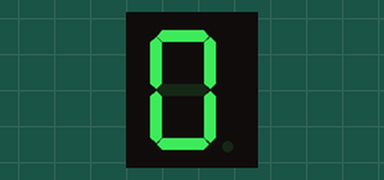
The sketch below on a simulated Arduino Uno, built with avr-gcc and run on an emulated ATmega328P. On the bench: 1-digit seven-segment display. Wiring (inferred from the names in the program): 1-digit 7-segment display, segments lit when HIGH: segments pin 2, pin 3, pin 4, pin 5, pin 6, pin 7, pin 8. The segment pins are drawn as the display they are named for.

Above: at 0.1 s.
At 0.6 s:
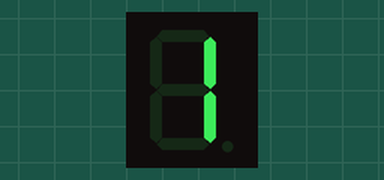
At 1.1 s:
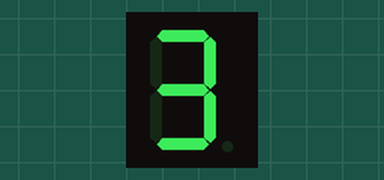

The sketch:

_7segmentosAD.ino
```cpp
//int pinA = 2;
//int pinB = 3;
//int pinC = 4;
//int pinD = 5;
//int pinE = 6;
//int pinF = 7;
//int pinG = 8;

int segmentos[7] = {2, 3, 4, 5, 6, 7, 8};

void setup(){

//  for(var desde, hasta (condicion), incremento){
//    hago algo...
//  }

  for(int i = 0; i < 7  ;  i++){
    pinMode(segmentos[i], OUTPUT);
  }

}

void loop(){
  cero();
  delay(500);
  uno();
  delay(500);
  tres();
  delay(500);
}


void cero(){
  reset();
  for(int i = 0; i < 7  ;  i++){
    if(i == 6)  continue; // corta la iteracion
    digitalWrite(segmentos[i], HIGH);
  }
}

void uno(){
  reset();
  digitalWrite(segmentos[1], HIGH);
  digitalWrite(segmentos[2], HIGH);
//  for(int i = 0; i < 7  ;  i++){
//    if(i == 6)  continue; // corta la iteracion
//    digitalWrite(segmentos[i], HIGH);
//  }
}

void tres(){
  reset();
  for(int i = 0; i < 7  ;  i++){
    if(i == 4 || i == 5)  continue; // corta la iteracion
    digitalWrite(segmentos[i], HIGH);
  }
}

void reset(){
  for(int i = 0; i < 7  ;  i++){
    digitalWrite(segmentos[i], LOW);
  }

}
```

Measured:
- by itself, everything shown: repeats every 1.5 s, in 3 steps
- what the display in image 1 shows lasts 0.5 s, from 0.5 s to 1.0 s
